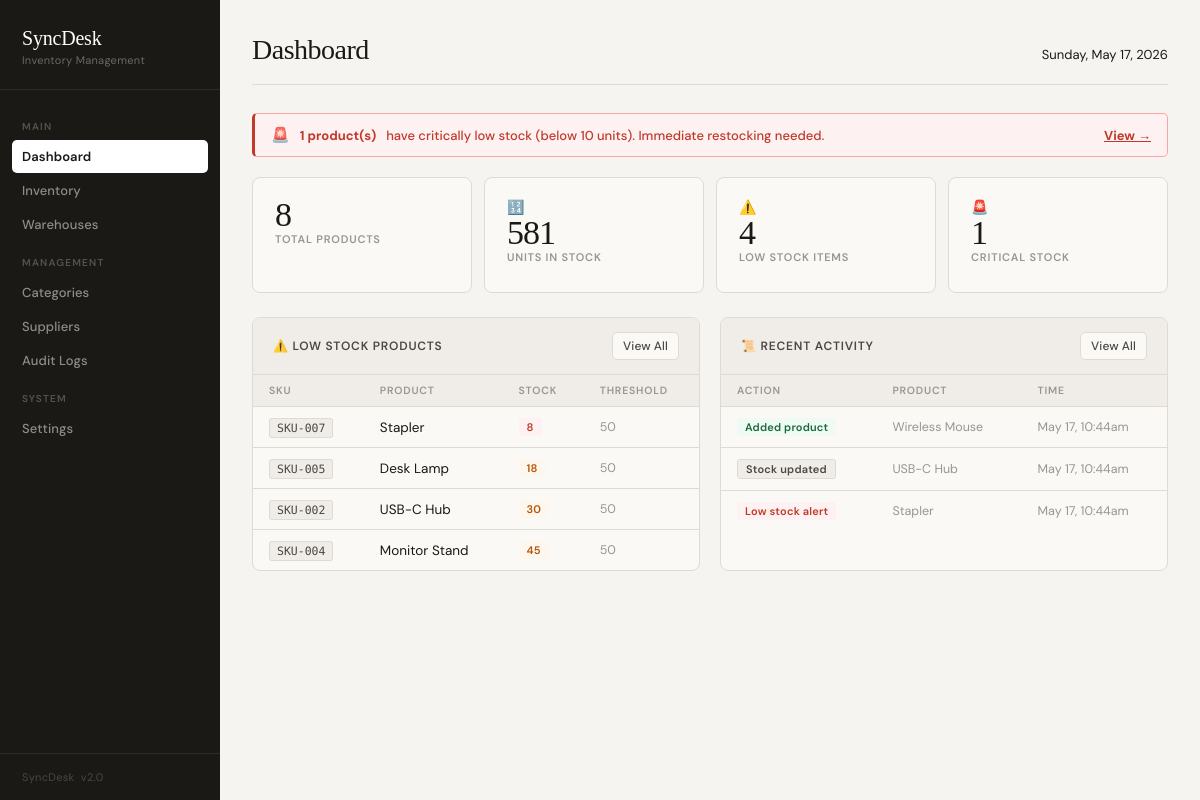
The page / on the database its author committed.
### tables this page shows
CREATE TABLE IF NOT EXISTS `products` (
  `id` int(11) NOT NULL AUTO_INCREMENT,
  `sku` varchar(50) NOT NULL,
  `product_name` varchar(100) NOT NULL,
  `category` varchar(50) DEFAULT NULL,
  `warehouse_location` varchar(50) DEFAULT NULL,
  `stock` int(11) DEFAULT 0,
  `low_stock_threshold` int(11) DEFAULT 50,
  `supplier` varchar(100) DEFAULT NULL,
  `created_at` timestamp NOT NULL DEFAULT current_timestamp(),
  `updated_at` timestamp NOT NULL DEFAULT current_timestamp() ON UPDATE current_timestamp(),
  PRIMARY KEY (`id`),
  INDEX `idx_sku` (`sku`),
  INDEX `idx_category` (`category`),
  INDEX `idx_stock` (`stock`)
);

CREATE TABLE IF NOT EXISTS `logs` (
  `id` int(11) NOT NULL AUTO_INCREMENT,
  `product_id` int(11) DEFAULT NULL,
  `action` varchar(100) DEFAULT NULL,
  `details` text DEFAULT NULL,
  `user` varchar(50) DEFAULT 'admin',
  `created_at` timestamp NOT NULL DEFAULT current_timestamp(),
  PRIMARY KEY (`id`),
  INDEX `idx_product_id` (`product_id`),
  INDEX `idx_created_at` (`created_at`)
);

### config.php (called while the page is built, shortened)
<?php
function e($str) {
    return htmlspecialchars($str ?? '', ENT_QUOTES, 'UTF-8');
}
?>

### index.php (the view, shortened to what this page needs)
<?php include 'config.php'; ?>
<!DOCTYPE html>
<html lang="en">
<head>
    <link rel="stylesheet" href="style.css">
</head>
<body>
<?php include 'sidebar.php'; ?>
<div class="main">
<?php
$stats_query = $conn->query("
    SELECT
        COUNT(*) AS total_products,
        SUM(CASE WHEN stock < low_stock_threshold THEN 1 ELSE 0 END) AS low_stock,
        SUM(CASE WHEN stock < 10 THEN 1 ELSE 0 END) AS critical,
        SUM(stock) AS total_stock
    FROM products
")->fetch_assoc();
$total_products  = $stats_query['total_products'] ?? 0;
$low_stock_count = $stats_query['low_stock'] ?? 0;
$critical_count  = $stats_query['critical'] ?? 0;
$total_stock     = $stats_query['total_stock'] ?? 0;
$low_stock = $conn->query("SELECT * FROM products WHERE stock < low_stock_threshold ORDER BY stock ASC LIMIT 8")->fetch_all(MYSQLI_ASSOC);
$recent_logs = $conn->query("SELECT l.*, p.product_name, p.sku FROM logs l LEFT JOIN products p ON l.product_id = p.id ORDER BY l.created_at DESC LIMIT 8")->fetch_all(MYSQLI_ASSOC);
?>
<div class="topbar">
    <h1>Dashboard</h1>
    <div class="topbar-actions">
        <span style="font-size:13px;color:var(--text-secondary);">
            <?= date('l, F j, Y') ?>
        </span>
    </div>
</div>
<?php if ($critical_count > 0): ?>
<div class="alert-banner danger">
    <span class="alert-icon">🚨</span>
    <strong><?= $critical_count ?> product(s)</strong> have critically low stock (below 10 units). Immediate restocking needed.
    <a href="inventory.php?low_only=1" style="margin-left:auto;color:inherit;font-weight:700;text-decoration:underline;">View →</a>
</div>
<?php endif; ?>
<div class="stats-grid">
    <div class="stat-card">
        <div class="stat-info">
            <div class="stat-value"><?= $total_products ?></div>
            <div class="stat-label">Total Products</div>
        </div>
    </div>
    <div class="stat-card">
        <div class="stat-icon green">🔢</div>
        <div class="stat-info">
            <div class="stat-value"><?= number_format($total_stock) ?></div>
            <div class="stat-label">Units in Stock</div>
        </div>
    </div>
    <div class="stat-card">
        <div class="stat-icon orange">⚠️</div>
        <div class="stat-info">
            <div class="stat-value"><?= $low_stock_count ?></div>
            <div class="stat-label">Low Stock Items</div>
        </div>
    </div>
    <div class="stat-card">
        <div class="stat-icon red">🚨</div>
        <div class="stat-info">
            <div class="stat-value"><?= $critical_count ?></div>
            <div class="stat-label">Critical Stock</div>
        </div>
    </div>
</div>
<div class="two-col">
    <div class="card">
        <div class="card-header">
            <span class="card-title">⚠️ Low Stock Products</span>
            <a href="inventory.php?low_only=1" class="btn btn-secondary btn-sm">View All</a>
        </div>
        <?php if (empty($low_stock)): ?>
            <div class="empty-state">
                <div class="empty-icon">✅</div>
                <p>All products are well stocked!</p>
            </div>
        <?php else: ?>
        <table>
            <tr><th>SKU</th><th>Product</th><th>Stock</th><th>Threshold</th></tr>
            <?php foreach ($low_stock as $p): ?>
            <tr>
                <td><span class="sku-tag"><?= e($p['sku']) ?></span></td>
                <td><?= e($p['product_name']) ?></td>
                <td>
                    <?php if ($p['stock'] < 10): ?>
                        <span class="badge badge-red"><?= $p['stock'] ?></span>
                    <?php else: ?>
                        <span class="badge badge-orange"><?= $p['stock'] ?></span>
                    <?php endif; ?>
                </td>
                <td class="text-muted"><?= $p['low_stock_threshold'] ?></td>
            </tr>
            <?php endforeach; ?>
        </table>
        <?php endif; ?>
    </div>
    <div class="card">
        <div class="card-header">
            <span class="card-title">📜 Recent Activity</span>
            <a href="logs.php" class="btn btn-secondary btn-sm">View All</a>
        </div>
        <?php if (empty($recent_logs)): ?>
            <div class="empty-state">
                <div class="empty-icon">📭</div>
                <p>No activity yet.</p>
            </div>
        <?php else: ?>
        <table>
            <tr><th>Action</th><th>Product</th><th>Time</th></tr>
            <?php foreach ($recent_logs as $log): ?>
            <tr>
                <td>
                    <?php
                    $badge = 'badge-gray';
                    if (str_contains($log['action'], 'alert')) $badge = 'badge-red';
                    elseif (str_contains($log['action'], 'Added')) $badge = 'badge-green';
                    elseif (str_contains($log['action'], 'Updated')) $badge = 'badge-blue';
                    elseif (str_contains($log['action'], 'Deleted')) $badge = 'badge-orange';
                    ?>
                    <span class="badge <?= $badge ?>"><?= e($log['action']) ?></span>
                </td>
                <td class="text-muted"><?= e($log['product_name'] ?? '—') ?></td>
                <td class="text-muted" style="white-space:nowrap;"><?= date('M j, g:ia', strtotime($log['created_at'])) ?></td>
            </tr>
            <?php endforeach; ?>
        </table>
        <?php endif; ?>
    </div>
</div>
</div>
</body>
</html>

### sidebar.php
<?php
$current = basename($_SERVER['PHP_SELF']);
function navLink($file, $label, $current) {
    $active = ($current === $file) ? 'active' : '';
    return "<a href='{$file}' class='{$active}'>{$label}</a>";
}
?>
<div class="sidebar">
    <div class="sidebar-brand">
        <div class="logo">SyncDesk</div>
        <div class="tagline">Inventory Management</div>
    </div>
    <nav class="sidebar-nav">
        <div class="nav-section-label">Main</div>
        <?= navLink('index.php',     'Dashboard',   $current) ?>
        <?= navLink('inventory.php', 'Inventory',   $current) ?>
        <?= navLink('warehouse.php', 'Warehouses',  $current) ?>
        <div class="nav-section-label">Management</div>
        <?= navLink('categories.php', 'Categories', $current) ?>
        <?= navLink('suppliers.php',  'Suppliers',  $current) ?>
        <?= navLink('logs.php',       'Audit Logs', $current) ?>
        <div class="nav-section-label">System</div>
        <?= navLink('settings.php', 'Settings', $current) ?>
    </nav>
    <div class="sidebar-footer">
        SyncDesk &nbsp;v2.0
    </div>
</div>

### rows shown on the page
products: sku "SKU-007", product_name "Stapler", stock "8", low_stock_threshold "50"
products: sku "SKU-005", product_name "Desk Lamp", stock "18", low_stock_threshold "50"
products: sku "SKU-002", product_name "USB-C Hub", stock "30", low_stock_threshold "50"
products: sku "SKU-004", product_name "Monitor Stand", stock "45", low_stock_threshold "50"
logs: action "Added product", product.product_name "Wireless Mouse", created_at "May 17, 10:44am"
logs: action "Stock updated", product.product_name "USB-C Hub", created_at "May 17, 10:44am"
logs: action "Low stock alert", product.product_name "Stapler", created_at "May 17, 10:44am"

### other values the page prints
$label "Dashboard Inventory Warehouses Categories Suppliers Audit Logs Settings"
$critical_count "1"
$total_products "8"
$total_stock "581"
$low_stock_count "4"
